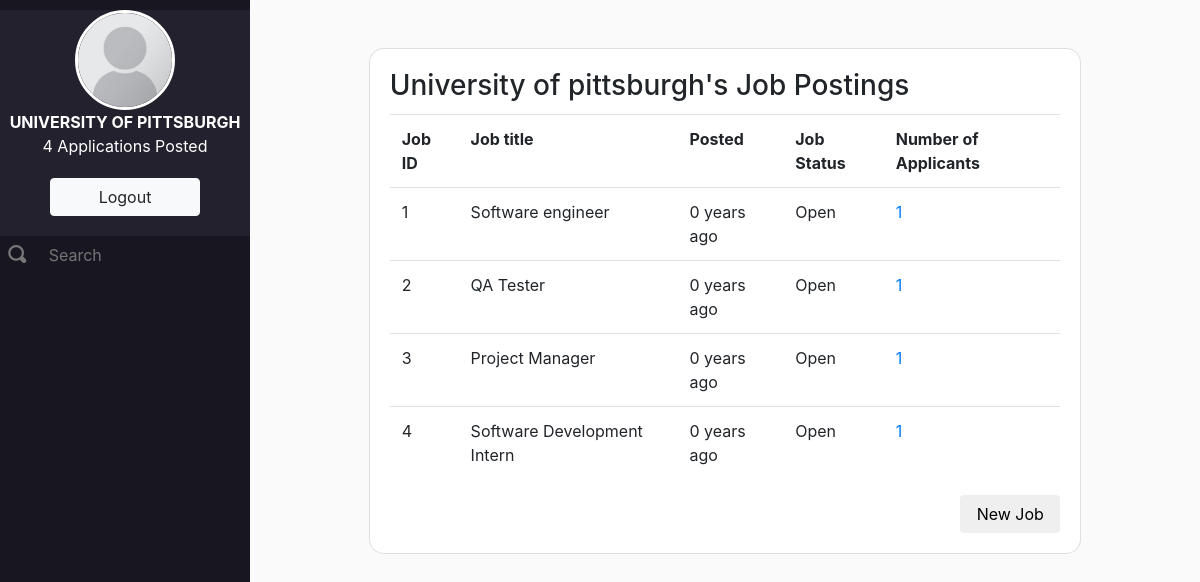
The page /applications (signed in) on the database as committed earlier.
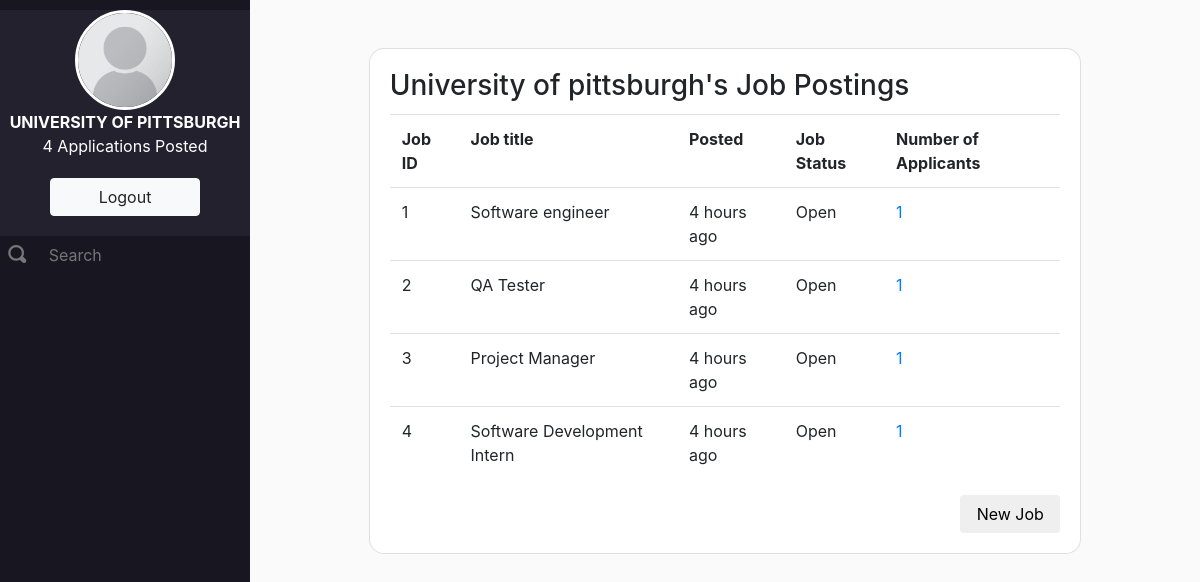
The same page on the database as committed later.
### app/models.py (models this page shows)
class Listings(db.Model):
    id = db.Column(db.Integer, primary_key = True)
    emp_ID = db.Column(db.Integer, db.ForeignKey('employers.id'), nullable = False)
    name = db.Column(db.String(80), nullable = False)
    location = db.Column(db.String(80), nullable = False)
    employer = db.Column(db.String(80), nullable = False)
    posted = db.Column(db.DateTime, nullable=False,default=datetime.now())
    description = db.Column(db.String(500), nullable = False)
    applications = db.relationship('Applications', backref = 'listing_applications', lazy = True)

### app/views.py (the view)
@app.route('/applications')
def applications():
    empApps = models.Listings.query.filter_by(emp_ID=session['userid'])
    numApps = empApps.count()
    jobs = empApps.all()
    return render_template('listings.html', numApps=numApps, listings=jobs)

### app/views.py (called while the page is built)
@app.template_filter()
def timesince(dt, default="just now"):
    now = datetime.utcnow()
    diff = now - dt
    periods = (
        (diff.days / 365, "year", "years"),
        (diff.days / 30, "month", "months"),
        (diff.days / 7, "week", "weeks"),
        (diff.days, "day", "days"),
        (diff.seconds / 3600, "hour", "hours"),
        (diff.seconds / 60, "minute", "minutes"),
        (diff.seconds, "second", "seconds"),
    )
    for period, singular, plural in periods:
        if period:
            return "%d %s ago" % (period, singular if period == 1 else plural)
    return default

### app/templates/listings.html (shortened to what this page needs)
{% extends "layout.html" %}
    {% block head %}
      {{ super() }}
    {% endblock %}
    {% block content %}
    <div class="main-container">
      <div class="nav-left">
        <div class="nav-top">
          <img src="{{ url_for('static', filename='placeholder.png') }}" class="nav-pic rounded-circle">
          <span class="nav-line"><b>{{session['username']|upper}}</b></span>
          <span class="nav-line">{{numApps}} Applications Posted</span>
          <a href="/logout"><button type="button" class="btn btn-light logout-btn">Logout</button></a>
        </div>
        <div class="nav-bottom">
          <form>
            <div class="form-group row">
              <div class="col-sm-2">
                <span class="oi oi-magnifying-glass search-icon" title="magnifying glass" aria-hidden="true"></span>
              </div>
              <div class="col-sm-10">
                <input type="text" class="form-control-plaintext search-input" id="searchBox" placeholder="Search">
              </div>
            </div>
          </form>
        </div>
      </div>
      <div class="main-content">
        <div class="card profile-card">
          <div class="card-body">
            <h3 class="card-title">{{session['username']|capitalize}}'s Job Postings</h3>
            <table class="table">
              <tbody>
                <tr>
                  <th>Job ID</th>
                  <th>Job title</th>
                  <th>Posted</th>
                  <th>Job Status</th>
                  <th>Number of Applicants</th>
                </tr>
                {% for job in listings %}
                  <tr>
                    <td>{{job.id}}</td>
                    <td>{{job.name}}</td>
                    <td>{{job.posted|timesince}}</td>
                    <td>Open</td>
                    <td><a href="/applicants/{{job.id}}">1</a></td>
                  </tr>
                  {% endfor %}
              </tbody>
            </table>
            <a href="/newposting"><button type="button" class="btn btn-default card-link float-right action-btn">New Job</button></a>
          </div>
        </div>
      </div>
    </div>
    {% endblock %}

### app/templates/layout.html (shortened to what this page needs)
<!doctype html>
<html>
  <head>
    {% block head %}
    <link rel="stylesheet" href="{{ url_for('static', filename='iconic/css/open-iconic-bootstrap.css') }}">
    <link rel="stylesheet" href="https://maxcdn.bootstrapcdn.com/bootstrap/4.0.0/css/bootstrap.min.css">
    <link rel="stylesheet" href="{{ url_for('static', filename='style.css') }}">
    {% endblock %}
  </head>
  <body>
    <div id="content">{% block content %}{% endblock %}</div>
  </body>
</html>

### app/static/style.css (style rules this page uses)
body { background-color: #FAFAFA; }
.main-container { height: 100%; }
.nav-left { background-color: #181621; height: 100vh; width: 250px; top: 0; position: fixed; z-index: -1; text-align: center; padding-top: 10px; color: #FFF; }
.main-content { background-color: #FAFAFA; position: absolute; padding-left: 250px; height: 100%; width: 100%; z-index: -100; }
.nav-pic { height: 100px; border: 3px solid #fff; display: block; margin: auto; }
.nav-line { display: block; }
.nav-top { background-color: #23212E; }
.nav-bottom { text-align: left; color: #777; }
.search-icon { font-size: 18px; color: #777; text-align: center; margin: 50%; }
.search-input { color: #777; }
.logout-btn { margin: 20px 0 20px 0; width: 150px; }
.profile-card { width: 75%; margin-left: auto; margin-right: auto; margin-top: 5%; margin-bottom: 5%; border-radius: 15px; }
.action-btn { width: 100px; }

Rows that differ between the two databases and show on the page:
changed Listings "QA Tester": posted "0 years ago" → "4 hours ago"
changed Listings "Software engineer": posted "0 years ago" → "4 hours ago"
changed Listings "Project Manager": posted "0 years ago" → "4 hours ago"
changed Listings "Software Development Intern": posted "0 years ago" → "4 hours ago"
